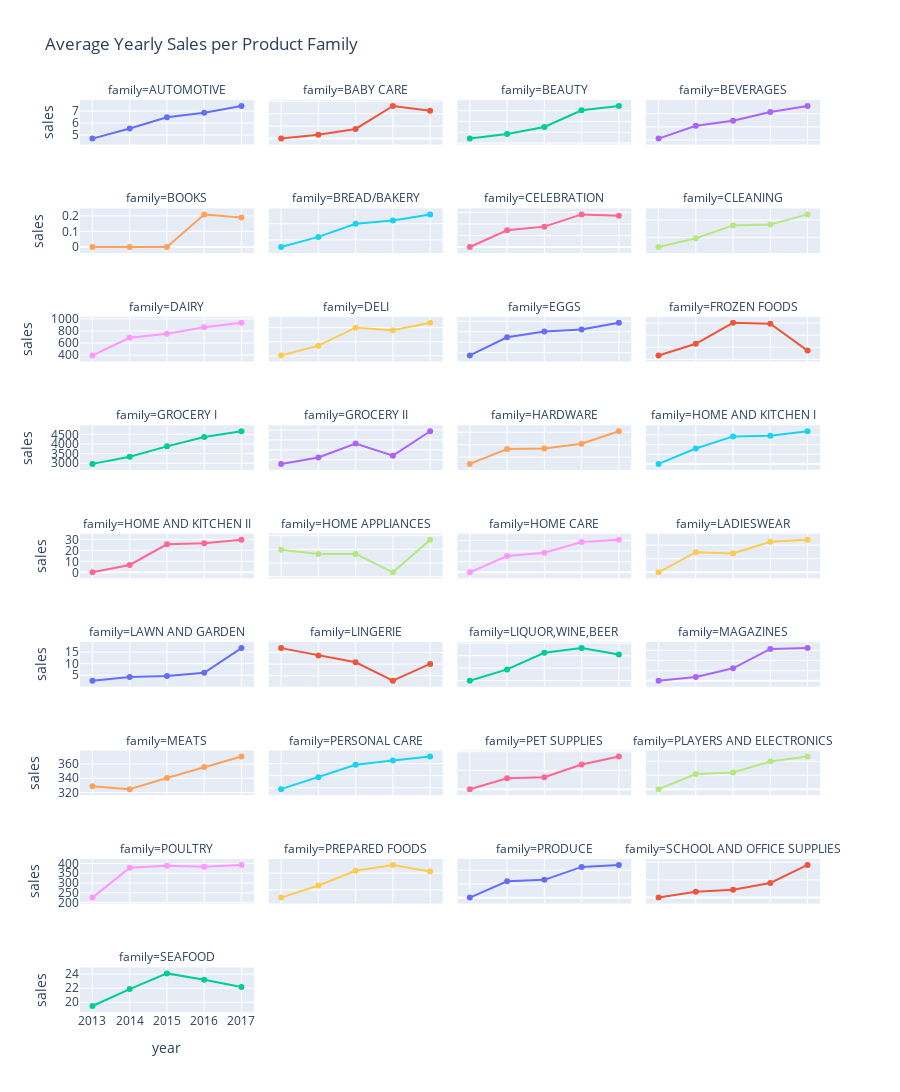

Source (notebook cell):
### Code cell
fig = px.line(
    avg_sales_year_family,
    x='year',
    y='sales',
    color='family',
    facet_col='family',
    facet_col_wrap= 4,
    markers=True,
    title='Average Yearly Sales per Product Family'
)
fig.update_yaxes(matches=None)
fig.update_layout(height=2000,showlegend=False)

# fig.update_layout(
#     xaxis_title='Year',
#     yaxis_title='Average Sales',
#     legend_title='Family',
#     width=1000,
#     height=600
# )

fig.show()

### Figure 1 — Plotly figure (JSON) as saved in the notebook; plotly's stock layout.template omitted (floating-point values rounded to 4 significant figures)
{"data": [{"hovertemplate": "family=AUTOMOTIVE<br>year=%{x}<br>sales=%{y}<extra></extra>", "legendgroup": "AUTOMOTIVE", "line": {"color": "#636efa", "dash": "solid"}, "marker": {"symbol": "circle"}, "mode": "lines+markers", "name": "AUTOMOTIVE", "orientation": "v", "showlegend": true, "type": "scatter", "x": [2013, 2014, 2015, 2016, 2017], "xaxis": "x33", "y": [4.697, 5.546, 6.479, 6.855, 7.426], "yaxis": "y33"}, {"hovertemplate": "family=BABY CARE<br>year=%{x}<br>sales=%{y}<extra></extra>", "legendgroup": "BABY CARE", "line": {"color": "#EF553B", "dash": "solid"}, "marker": {"symbol": "circle"}, "mode": "lines+markers", "name": "BABY CARE", "orientation": "v", "showlegend": true, "type": "scatter", "x": [2013, 2014, 2015, 2016, 2017], "xaxis": "x34", "y": [0.0, 0.03149, 0.07779, 0.2621, 0.2233], "yaxis": "y34"}, {"hovertemplate": "family=BEAUTY<br>year=%{x}<br>sales=%{y}<extra></extra>", "legendgroup": "BEAUTY", "line": {"color": "#00cc96", "dash": "solid"}, "marker": {"symbol": "circle"}, "mode": "lines+markers", "name": "BEAUTY", "orientation": "v", "showlegend": true, "type": "scatter", "x": [2013, 2014, 2015, 2016, 2017], "xaxis": "x35", "y": [2.41, 2.829, 3.496, 5.047, 5.442], "yaxis": "y35"}, {"hovertemplate": "family=BEVERAGES<br>year=%{x}<br>sales=%{y}<extra></extra>", "legendgroup": "BEVERAGES", "line": {"color": "#ab63fa", "dash": "solid"}, "marker": {"symbol": "circle"}, "mode": "lines+markers", "name": "BEVERAGES", "orientation": "v", "showlegend": true, "type": "scatter", "x": [2013, 2014, 2015, 2016, 2017], "xaxis": "x36", "y": [1108.0, 2088.0, 2464.0, 3133.0, 3586.0], "yaxis": "y36"}, {"hovertemplate": "family=BOOKS<br>year=%{x}<br>sales=%{y}<extra></extra>", "legendgroup": "BOOKS", "line": {"color": "#FFA15A", "dash": "solid"}, "marker": {"symbol": "circle"}, "mode": "lines+markers", "name": "BOOKS", "orientation": "v", "showlegend": true, "type": "scatter", "x": [2013, 2014, 2015, 2016, 2017], "xaxis": "x29", "y": [0.0, 0.0, 0.0, 0.209, 0.1892], "yaxis": "y29"}, {"hovertemplate": "family=BREAD/BAKERY<br>year=%{x}<br>sales=%{y}<extra></extra>", "legendgroup": "BREAD/BAKERY", "line": {"color": "#19d3f3", "dash": "solid"}, "marker": {"symbol": "circle"}, "mode": "lines+markers", "name": "BREAD/BAKERY", "orientation": "v", "showlegend": true, "type": "scatter", "x": [2013, 2014, 2015, 2016, 2017], "xaxis": "x30", "y": [355.7, 418.6, 499.6, 520.2, 558.0], "yaxis": "y30"}, {"hovertemplate": "family=CELEBRATION<br>year=%{x}<br>sales=%{y}<extra></extra>", "legendgroup": "CELEBRATION", "line": {"color": "#FF6692", "dash": "solid"}, "marker": {"symbol": "circle"}, "mode": "lines+markers", "name": "CELEBRATION", "orientation": "v", "showlegend": true, "type": "scatter", "x": [2013, 2014, 2015, 2016, 2017], "xaxis": "x31", "y": [0.0, 7.244, 8.846, 14.14, 13.55], "yaxis": "y31"}, {"hovertemplate": "family=CLEANING<br>year=%{x}<br>sales=%{y}<extra></extra>", "legendgroup": "CLEANING", "line": {"color": "#B6E880", "dash": "solid"}, "marker": {"symbol": "circle"}, "mode": "lines+markers", "name": "CLEANING", "orientation": "v", "showlegend": true, "type": "scatter", "x": [2013, 2014, 2015, 2016, 2017], "xaxis": "x32", "y": [891.1, 991.9, 1139.0, 1148.0, 1264.0], "yaxis": "y32"}, {"hovertemplate": "family=DAIRY<br>year=%{x}<br>sales=%{y}<extra></extra>", "legendgroup": "DAIRY", "line": {"color": "#FF97FF", "dash": "solid"}, "marker": {"symbol": "circle"}, "mode": "lines+markers", "name": "DAIRY", "orientation": "v", "showlegend": true, "type": "scatter", "x": [2013, 2014, 2015, 2016, 2017], "xaxis": "x25", "y": [393.7, 686.4, 754.7, 860.8, 934.5], "yaxis": "y25"}, {"hovertemplate": "family=DELI<br>year=%{x}<br>sales=%{y}<extra></extra>", "legendgroup": "DELI", "line": {"color": "#FECB52", "dash": "solid"}, "marker": {"symbol": "circle"}, "mode": "lines+markers", "name": "DELI", "orientation": "v", "showlegend": true, "type": "scatter", "x": [2013, 2014, 2015, 2016, 2017], "xaxis": "x26", "y": [201.3, 236.1, 299.9, 290.8, 317.1], "yaxis": "y26"}, {"hovertemplate": "family=EGGS<br>year=%{x}<br>sales=%{y}<extra></extra>", "legendgroup": "EGGS", "line": {"color": "#636efa", "dash": "solid"}, "marker": {"symbol": "circle"}, "mode": "lines+markers", "name": "EGGS", "orientation": "v", "showlegend": true, "type": "scatter", "x": [2013, 2014, 2015, 2016, 2017], "xaxis": "x27", "y": [134.8, 169.6, 180.7, 184.6, 197.2], "yaxis": "y27"}, {"hovertemplate": "family=FROZEN FOODS<br>year=%{x}<br>sales=%{y}<extra></extra>", "legendgroup": "FROZEN FOODS", "line": {"color": "#EF553B", "dash": "solid"}, "marker": {"symbol": "circle"}, "mode": "lines+markers", "name": "FROZEN FOODS", "orientation": "v", "showlegend": true, "type": "scatter", "x": [2013, 2014, 2015, 2016, 2017], "xaxis": "x28", "y": [126.5, 145.8, 180.4, 179.0, 134.5], "yaxis": "y28"}, {"hovertemplate": "family=GROCERY I<br>year=%{x}<br>sales=%{y}<extra></extra>", "legendgroup": "GROCERY I", "line": {"color": "#00cc96", "dash": "solid"}, "marker": {"symbol": "circle"}, "mode": "lines+markers", "name": "GROCERY I", "orientation": "v", "showlegend": true, "type": "scatter", "x": [2013, 2014, 2015, 2016, 2017], "xaxis": "x21", "y": [2968.0, 3341.0, 3878.0, 4368.0, 4662.0], "yaxis": "y21"}, {"hovertemplate": "family=GROCERY II<br>year=%{x}<br>sales=%{y}<extra></extra>", "legendgroup": "GROCERY II", "line": {"color": "#ab63fa", "dash": "solid"}, "marker": {"symbol": "circle"}, "mode": "lines+markers", "name": "GROCERY II", "orientation": "v", "showlegend": true, "type": "scatter", "x": [2013, 2014, 2015, 2016, 2017], "xaxis": "x22", "y": [19.17, 20.45, 23.29, 20.83, 25.74], "yaxis": "y22"}, {"hovertemplate": "family=HARDWARE<br>year=%{x}<br>sales=%{y}<extra></extra>", "legendgroup": "HARDWARE", "line": {"color": "#FFA15A", "dash": "solid"}, "marker": {"symbol": "circle"}, "mode": "lines+markers", "name": "HARDWARE", "orientation": "v", "showlegend": true, "type": "scatter", "x": [2013, 2014, 2015, 2016, 2017], "xaxis": "x23", "y": [0.892, 1.13, 1.14, 1.216, 1.416], "yaxis": "y23"}, {"hovertemplate": "family=HOME AND KITCHEN I<br>year=%{x}<br>sales=%{y}<extra></extra>", "legendgroup": "HOME AND KITCHEN I", "line": {"color": "#19d3f3", "dash": "solid"}, "marker": {"symbol": "circle"}, "mode": "lines+markers", "name": "HOME AND KITCHEN I", "orientation": "v", "showlegend": true, "type": "scatter", "x": [2013, 2014, 2015, 2016, 2017], "xaxis": "x24", "y": [0.0, 15.89, 28.46, 29.23, 33.76], "yaxis": "y24"}, {"hovertemplate": "family=HOME AND KITCHEN II<br>year=%{x}<br>sales=%{y}<extra></extra>", "legendgroup": "HOME AND KITCHEN II", "line": {"color": "#FF6692", "dash": "solid"}, "marker": {"symbol": "circle"}, "mode": "lines+markers", "name": "HOME AND KITCHEN II", "orientation": "v", "showlegend": true, "type": "scatter", "x": [2013, 2014, 2015, 2016, 2017], "xaxis": "x17", "y": [0.0, 6.734, 25.54, 26.44, 29.79], "yaxis": "y17"}, {"hovertemplate": "family=HOME APPLIANCES<br>year=%{x}<br>sales=%{y}<extra></extra>", "legendgroup": "HOME APPLIANCES", "line": {"color": "#B6E880", "dash": "solid"}, "marker": {"symbol": "circle"}, "mode": "lines+markers", "name": "HOME APPLIANCES", "orientation": "v", "showlegend": true, "type": "scatter", "x": [2013, 2014, 2015, 2016, 2017], "xaxis": "x18", "y": [0.4974, 0.465, 0.4659, 0.3315, 0.5705], "yaxis": "y18"}, {"hovertemplate": "family=HOME CARE<br>year=%{x}<br>sales=%{y}<extra></extra>", "legendgroup": "HOME CARE", "line": {"color": "#FF97FF", "dash": "solid"}, "marker": {"symbol": "circle"}, "mode": "lines+markers", "name": "HOME CARE", "orientation": "v", "showlegend": true, "type": "scatter", "x": [2013, 2014, 2015, 2016, 2017], "xaxis": "x19", "y": [0.0, 153.1, 184.1, 285.7, 307.0], "yaxis": "y19"}, {"hovertemplate": "family=LADIESWEAR<br>year=%{x}<br>sales=%{y}<extra></extra>", "legendgroup": "LADIESWEAR", "line": {"color": "#FECB52", "dash": "solid"}, "marker": {"symbol": "circle"}, "mode": "lines+markers", "name": "LADIESWEAR", "orientation": "v", "showlegend": true, "type": "scatter", "x": [2013, 2014, 2015, 2016, 2017], "xaxis": "x20", "y": [0.0, 7.412, 6.961, 11.24, 11.99], "yaxis": "y20"}, {"hovertemplate": "family=LAWN AND GARDEN<br>year=%{x}<br>sales=%{y}<extra></extra>", "legendgroup": "LAWN AND GARDEN", "line": {"color": "#636efa", "dash": "solid"}, "marker": {"symbol": "circle"}, "mode": "lines+markers", "name": "LAWN AND GARDEN", "orientation": "v", "showlegend": true, "type": "scatter", "x": [2013, 2014, 2015, 2016, 2017], "xaxis": "x13", "y": [2.603, 4.205, 4.655, 6.017, 16.72], "yaxis": "y13"}, {"hovertemplate": "family=LINGERIE<br>year=%{x}<br>sales=%{y}<extra></extra>", "legendgroup": "LINGERIE", "line": {"color": "#EF553B", "dash": "solid"}, "marker": {"symbol": "circle"}, "mode": "lines+markers", "name": "LINGERIE", "orientation": "v", "showlegend": true, "type": "scatter", "x": [2013, 2014, 2015, 2016, 2017], "xaxis": "x14", "y": [8.376, 7.737, 7.158, 5.567, 7.014], "yaxis": "y14"}, {"hovertemplate": "family=LIQUOR,WINE,BEER<br>year=%{x}<br>sales=%{y}<extra></extra>", "legendgroup": "LIQUOR,WINE,BEER", "line": {"color": "#00cc96", "dash": "solid"}, "marker": {"symbol": "circle"}, "mode": "lines+markers", "name": "LIQUOR,WINE,BEER", "orientation": "v", "showlegend": true, "type": "scatter", "x": [2013, 2014, 2015, 2016, 2017], "xaxis": "x15", "y": [69.87, 78.95, 92.33, 96.04, 90.86], "yaxis": "y15"}, {"hovertemplate": "family=MAGAZINES<br>year=%{x}<br>sales=%{y}<extra></extra>", "legendgroup": "MAGAZINES", "line": {"color": "#ab63fa", "dash": "solid"}, "marker": {"symbol": "circle"}, "mode": "lines+markers", "name": "MAGAZINES", "orientation": "v", "showlegend": true, "type": "scatter", "x": [2013, 2014, 2015, 2016, 2017], "xaxis": "x16", "y": [0.0, 0.7604, 2.461, 6.293, 6.445], "yaxis": "y16"}, {"hovertemplate": "family=MEATS<br>year=%{x}<br>sales=%{y}<extra></extra>", "legendgroup": "MEATS", "line": {"color": "#FFA15A", "dash": "solid"}, "marker": {"symbol": "circle"}, "mode": "lines+markers", "name": "MEATS", "orientation": "v", "showlegend": true, "type": "scatter", "x": [2013, 2014, 2015, 2016, 2017], "xaxis": "x9", "y": [328.8, 324.7, 340.4, 355.7, 370.4], "yaxis": "y9"}, {"hovertemplate": "family=PERSONAL CARE<br>year=%{x}<br>sales=%{y}<extra></extra>", "legendgroup": "PERSONAL CARE", "line": {"color": "#19d3f3", "dash": "solid"}, "marker": {"symbol": "circle"}, "mode": "lines+markers", "name": "PERSONAL CARE", "orientation": "v", "showlegend": true, "type": "scatter", "x": [2013, 2014, 2015, 2016, 2017], "xaxis": "x10", "y": [194.1, 243.6, 294.9, 312.7, 328.7], "yaxis": "y10"}, {"hovertemplate": "family=PET SUPPLIES<br>year=%{x}<br>sales=%{y}<extra></extra>", "legendgroup": "PET SUPPLIES", "line": {"color": "#FF6692", "dash": "solid"}, "marker": {"symbol": "circle"}, "mode": "lines+markers", "name": "PET SUPPLIES", "orientation": "v", "showlegend": true, "type": "scatter", "x": [2013, 2014, 2015, 2016, 2017], "xaxis": "x11", "y": [0.0, 2.899, 3.194, 6.595, 8.714], "yaxis": "y11"}, {"hovertemplate": "family=PLAYERS AND ELECTRONICS<br>year=%{x}<br>sales=%{y}<extra></extra>", "legendgroup": "PLAYERS AND ELECTRONICS", "line": {"color": "#B6E880", "dash": "solid"}, "marker": {"symbol": "circle"}, "mode": "lines+markers", "name": "PLAYERS AND ELECTRONICS", "orientation": "v", "showlegend": true, "type": "scatter", "x": [2013, 2014, 2015, 2016, 2017], "xaxis": "x12", "y": [0.0, 5.4, 5.969, 9.933, 11.7], "yaxis": "y12"}, {"hovertemplate": "family=POULTRY<br>year=%{x}<br>sales=%{y}<extra></extra>", "legendgroup": "POULTRY", "line": {"color": "#FF97FF", "dash": "solid"}, "marker": {"symbol": "circle"}, "mode": "lines+markers", "name": "POULTRY", "orientation": "v", "showlegend": true, "type": "scatter", "x": [2013, 2014, 2015, 2016, 2017], "xaxis": "x5", "y": [224.9, 378.1, 389.1, 383.6, 392.8], "yaxis": "y5"}, {"hovertemplate": "family=PREPARED FOODS<br>year=%{x}<br>sales=%{y}<extra></extra>", "legendgroup": "PREPARED FOODS", "line": {"color": "#FECB52", "dash": "solid"}, "marker": {"symbol": "circle"}, "mode": "lines+markers", "name": "PREPARED FOODS", "orientation": "v", "showlegend": true, "type": "scatter", "x": [2013, 2014, 2015, 2016, 2017], "xaxis": "x6", "y": [85.29, 92.62, 101.5, 105.0, 101.1], "yaxis": "y6"}, {"hovertemplate": "family=PRODUCE<br>year=%{x}<br>sales=%{y}<extra></extra>", "legendgroup": "PRODUCE", "line": {"color": "#636efa", "dash": "solid"}, "marker": {"symbol": "circle"}, "mode": "lines+markers", "name": "PRODUCE", "orientation": "v", "showlegend": true, "type": "scatter", "x": [2013, 2014, 2015, 2016, 2017], "xaxis": "x7", "y": [3.704, 1196.0, 1302.0, 2245.0, 2388.0], "yaxis": "y7"}, {"hovertemplate": "family=SCHOOL AND OFFICE SUPPLIES<br>year=%{x}<br>sales=%{y}<extra></extra>", "legendgroup": "SCHOOL AND OFFICE SUPPLIES", "line": {"color": "#EF553B", "dash": "solid"}, "marker": {"symbol": "circle"}, "mode": "lines+markers", "name": "SCHOOL AND OFFICE SUPPLIES", "orientation": "v", "showlegend": true, "type": "scatter", "x": [2013, 2014, 2015, 2016, 2017], "xaxis": "x8", "y": [0.0, 1.627, 2.205, 4.121, 9.2], "yaxis": "y8"}, {"hovertemplate": "family=SEAFOOD<br>year=%{x}<br>sales=%{y}<extra></extra>", "legendgroup": "SEAFOOD", "line": {"color": "#00cc96", "dash": "solid"}, "marker": {"symbol": "circle"}, "mode": "lines+markers", "name": "SEAFOOD", "orientation": "v", "showlegend": true, "type": "scatter", "x": [2013, 2014, 2015, 2016, 2017], "xaxis": "x", "y": [19.46, 21.87, 24.1, 23.21, 22.16], "yaxis": "y"}], "layout": {"annotations": [{"font": {}, "showarrow": false, "text": "family=SEAFOOD", "x": 0.1175, "xanchor": "center", "xref": "paper", "y": 0.04889, "yanchor": "bottom", "yref": "paper"}, {"font": {}, "showarrow": false, "text": "family=POULTRY", "x": 0.1175, "xanchor": "center", "xref": "paper", "y": 0.1678, "yanchor": "bottom", "yref": "paper"}, {"font": {}, "showarrow": false, "text": "family=PREPARED FOODS", "x": 0.3725, "xanchor": "center", "xref": "paper", "y": 0.1678, "yanchor": "bottom", "yref": "paper"}, {"font": {}, "showarrow": false, "text": "family=PRODUCE", "x": 0.6275, "xanchor": "center", "xref": "paper", "y": 0.1678, "yanchor": "bottom", "yref": "paper"}, {"font": {}, "showarrow": false, "text": "family=SCHOOL AND OFFICE SUPPLIES", "x": 0.8825, "xanchor": "center", "xref": "paper", "y": 0.1678, "yanchor": "bottom", "yref": "paper"}, {"font": {}, "showarrow": false, "text": "family=MEATS", "x": 0.1175, "xanchor": "center", "xref": "paper", "y": 0.2867, "yanchor": "bottom", "yref": "paper"}, {"font": {}, "showarrow": false, "text": "family=PERSONAL CARE", "x": 0.3725, "xanchor": "center", "xref": "paper", "y": 0.2867, "yanchor": "bottom", "yref": "paper"}, {"font": {}, "showarrow": false, "text": "family=PET SUPPLIES", "x": 0.6275, "xanchor": "center", "xref": "paper", "y": 0.2867, "yanchor": "bottom", "yref": "paper"}, {"font": {}, "showarrow": false, "text": "family=PLAYERS AND ELECTRONICS", "x": 0.8825, "xanchor": "center", "xref": "paper", "y": 0.2867, "yanchor": "bottom", "yref": "paper"}, {"font": {}, "showarrow": false, "text": "family=LAWN AND GARDEN", "x": 0.1175, "xanchor": "center", "xref": "paper", "y": 0.4056, "yanchor": "bottom", "yref": "paper"}, {"font": {}, "showarrow": false, "text": "family=LINGERIE", "x": 0.3725, "xanchor": "center", "xref": "paper", "y": 0.4056, "yanchor": "bottom", "yref": "paper"}, {"font": {}, "showarrow": false, "text": "family=LIQUOR,WINE,BEER", "x": 0.6275, "xanchor": "center", "xref": "paper", "y": 0.4056, "yanchor": "bottom", "yref": "paper"}, {"font": {}, "showarrow": false, "text": "family=MAGAZINES", "x": 0.8825, "xanchor": "center", "xref": "paper", "y": 0.4056, "yanchor": "bottom", "yref": "paper"}, {"font": {}, "showarrow": false, "text": "family=HOME AND KITCHEN II", "x": 0.1175, "xanchor": "center", "xref": "paper", "y": 0.5244, "yanchor": "bottom", "yref": "paper"}, {"font": {}, "showarrow": false, "text": "family=HOME APPLIANCES", "x": 0.3725, "xanchor": "center", "xref": "paper", "y": 0.5244, "yanchor": "bottom", "yref": "paper"}, {"font": {}, "showarrow": false, "text": "family=HOME CARE", "x": 0.6275, "xanchor": "center", "xref": "paper", "y": 0.5244, "yanchor": "bottom", "yref": "paper"}, {"font": {}, "showarrow": false, "text": "family=LADIESWEAR", "x": 0.8825, "xanchor": "center", "xref": "paper", "y": 0.5244, "yanchor": "bottom", "yref": "paper"}, {"font": {}, "showarrow": false, "text": "family=GROCERY I", "x": 0.1175, "xanchor": "center", "xref": "paper", "y": 0.6433, "yanchor": "bottom", "yref": "paper"}, {"font": {}, "showarrow": false, "text": "family=GROCERY II", "x": 0.3725, "xanchor": "center", "xref": "paper", "y": 0.6433, "yanchor": "bottom", "yref": "paper"}, {"font": {}, "showarrow": false, "text": "family=HARDWARE", "x": 0.6275, "xanchor": "center", "xref": "paper", "y": 0.6433, "yanchor": "bottom", "yref": "paper"}, {"font": {}, "showarrow": false, "text": "family=HOME AND KITCHEN I", "x": 0.8825, "xanchor": "center", "xref": "paper", "y": 0.6433, "yanchor": "bottom", "yref": "paper"}, {"font": {}, "showarrow": false, "text": "family=DAIRY", "x": 0.1175, "xanchor": "center", "xref": "paper", "y": 0.7622, "yanchor": "bottom", "yref": "paper"}, {"font": {}, "showarrow": false, "text": "family=DELI", "x": 0.3725, "xanchor": "center", "xref": "paper", "y": 0.7622, "yanchor": "bottom", "yref": "paper"}, {"font": {}, "showarrow": false, "text": "family=EGGS", "x": 0.6275, "xanchor": "center", "xref": "paper", "y": 0.7622, "yanchor": "bottom", "yref": "paper"}, {"font": {}, "showarrow": false, "text": "family=FROZEN FOODS", "x": 0.8825, "xanchor": "center", "xref": "paper", "y": 0.7622, "yanchor": "bottom", "yref": "paper"}, {"font": {}, "showarrow": false, "text": "family=BOOKS", "x": 0.1175, "xanchor": "center", "xref": "paper", "y": 0.8811, "yanchor": "bottom", "yref": "paper"}, {"font": {}, "showarrow": false, "text": "family=BREAD/BAKERY", "x": 0.3725, "xanchor": "center", "xref": "paper", "y": 0.8811, "yanchor": "bottom", "yref": "paper"}, {"font": {}, "showarrow": false, "text": "family=CELEBRATION", "x": 0.6275, "xanchor": "center", "xref": "paper", "y": 0.8811, "yanchor": "bottom", "yref": "paper"}, {"font": {}, "showarrow": false, "text": "family=CLEANING", "x": 0.8825, "xanchor": "center", "xref": "paper", "y": 0.8811, "yanchor": "bottom", "yref": "paper"}, {"font": {}, "showarrow": false, "text": "family=AUTOMOTIVE", "x": 0.1175, "xanchor": "center", "xref": "paper", "y": 1.0, "yanchor": "bottom", "yref": "paper"}, {"font": {}, "showarrow": false, "text": "family=BABY CARE", "x": 0.3725, "xanchor": "center", "xref": "paper", "y": 1.0, "yanchor": "bottom", "yref": "paper"}, {"font": {}, "showarrow": false, "text": "family=BEAUTY", "x": 0.6275, "xanchor": "center", "xref": "paper", "y": 1.0, "yanchor": "bottom", "yref": "paper"}, {"font": {}, "showarrow": false, "text": "family=BEVERAGES", "x": 0.8825, "xanchor": "center", "xref": "paper", "y": 1.0, "yanchor": "bottom", "yref": "paper"}], "height": 2000, "legend": {"title": {"text": "family"}, "tracegroupgap": 0}, "showlegend": false, "title": {"text": "Average Yearly Sales per Product Family"}, "xaxis": {"anchor": "y", "domain": [0, 0.235], "title": {"text": "year"}}, "xaxis10": {"anchor": "y10", "domain": [0.255, 0.49], "matches": "x", "showticklabels": false}, "xaxis11": {"anchor": "y11", "domain": [0.51, 0.745], "matches": "x", "showticklabels": false}, "xaxis12": {"anchor": "y12", "domain": [0.765, 1.0], "matches": "x", "showticklabels": false}, "xaxis13": {"anchor": "y13", "domain": [0, 0.235], "matches": "x", "showticklabels": false}, "xaxis14": {"anchor": "y14", "domain": [0.255, 0.49], "matches": "x", "showticklabels": false}, "xaxis15": {"anchor": "y15", "domain": [0.51, 0.745], "matches": "x", "showticklabels": false}, "xaxis16": {"anchor": "y16", "domain": [0.765, 1.0], "matches": "x", "showticklabels": false}, "xaxis17": {"anchor": "y17", "domain": [0, 0.235], "matches": "x", "showticklabels": false}, "xaxis18": {"anchor": "y18", "domain": [0.255, 0.49], "matches": "x", "showticklabels": false}, "xaxis19": {"anchor": "y19", "domain": [0.51, 0.745], "matches": "x", "showticklabels": false}, "xaxis2": {"anchor": "y2", "domain": [0.255, 0.49], "matches": "x", "title": {"text": "year"}}, "xaxis20": {"anchor": "y20", "domain": [0.765, 1.0], "matches": "x", "showticklabels": false}, "xaxis21": {"anchor": "y21", "domain": [0, 0.235], "matches": "x", "showticklabels": false}, "xaxis22": {"anchor": "y22", "domain": [0.255, 0.49], "matches": "x", "showticklabels": false}, "xaxis23": {"anchor": "y23", "domain": [0.51, 0.745], "matches": "x", "showticklabels": false}, "xaxis24": {"anchor": "y24", "domain": [0.765, 1.0], "matches": "x", "showticklabels": false}, "xaxis25": {"anchor": "y25", "domain": [0, 0.235], "matches": "x", "showticklabels": false}, "xaxis26": {"anchor": "y26", "domain": [0.255, 0.49], "matches": "x", "showticklabels": false}, "xaxis27": {"anchor": "y27", "domain": [0.51, 0.745], "matches": "x", "showticklabels": false}, "xaxis28": {"anchor": "y28", "domain": [0.765, 1.0], "matches": "x", "showticklabels": false}, "xaxis29": {"anchor": "y29", "domain": [0, 0.235], "matches": "x", "showticklabels": false}, "xaxis3": {"anchor": "y3", "domain": [0.51, 0.745], "matches": "x", "title": {"text": "year"}}, "xaxis30": {"anchor": "y30", "domain": [0.255, 0.49], "matches": "x", "showticklabels": false}, "xaxis31": {"anchor": "y31", "domain": [0.51, 0.745], "matches": "x", "showticklabels": false}, "xaxis32": {"anchor": "y32", "domain": [0.765, 1.0], "matches": "x", "showticklabels": false}, "xaxis33": {"anchor": "y33", "domain": [0, 0.235], "matches": "x", "showticklabels": false}, "xaxis34": {"anchor": "y34", "domain": [0.255, 0.49], "matches": "x", "showticklabels": false}, "xaxis35": {"anchor": "y35", "domain": [0.51, 0.745], "matches": "x", "showticklabels": false}, "xaxis36": {"anchor": "y36", "domain": [0.765, 1.0], "matches": "x", "showticklabels": false}, "xaxis4": {"anchor": "y4", "domain": [0.765, 1.0], "matches": "x", "title": {"text": "year"}}, "xaxis5": {"anchor": "y5", "domain": [0, 0.235], "matches": "x", "showticklabels": false}, "xaxis6": {"anchor": "y6", "domain": [0.255, 0.49], "matches": "x", "showticklabels": false}, "xaxis7": {"anchor": "y7", "domain": [0.51, 0.745], "matches": "x", "showticklabels": false}, "xaxis8": {"anchor": "y8", "domain": [0.765, 1.0], "matches": "x", "showticklabels": false}, "xaxis9": {"anchor": "y9", "domain": [0, 0.235], "matches": "x", "showticklabels": false}, "yaxis": {"anchor": "x", "domain": [0, 0.04889], "title": {"text": "sales"}}, "yaxis10": {"anchor": "x10", "domain": [0.2378, 0.2867], "showticklabels": false}, "yaxis11": {"anchor": "x11", "domain": [0.2378, 0.2867], "showticklabels": false}, "yaxis12": {"anchor": "x12", "domain": [0.2378, 0.2867], "showticklabels": false}, "yaxis13": {"anchor": "x13", "domain": [0.3567, 0.4056], "title": {"text": "sales"}}, "yaxis14": {"anchor": "x14", "domain": [0.3567, 0.4056], "showticklabels": false}, "yaxis15": {"anchor": "x15", "domain": [0.3567, 0.4056], "showticklabels": false}, "yaxis16": {"anchor": "x16", "domain": [0.3567, 0.4056], "showticklabels": false}, "yaxis17": {"anchor": "x17", "domain": [0.4756, 0.5244], "title": {"text": "sales"}}, "yaxis18": {"anchor": "x18", "domain": [0.4756, 0.5244], "showticklabels": false}, "yaxis19": {"anchor": "x19", "domain": [0.4756, 0.5244], "showticklabels": false}, "yaxis2": {"anchor": "x2", "domain": [0, 0.04889], "showticklabels": false}, "yaxis20": {"anchor": "x20", "domain": [0.4756, 0.5244], "showticklabels": false}, "yaxis21": {"anchor": "x21", "domain": [0.5944, 0.6433], "title": {"text": "sales"}}, "yaxis22": {"anchor": "x22", "domain": [0.5944, 0.6433], "showticklabels": false}, "yaxis23": {"anchor": "x23", "domain": [0.5944, 0.6433], "showticklabels": false}, "yaxis24": {"anchor": "x24", "domain": [0.5944, 0.6433], "showticklabels": false}, "yaxis25": {"anchor": "x25", "domain": [0.7133, 0.7622], "title": {"text": "sales"}}, "yaxis26": {"anchor": "x26", "domain": [0.7133, 0.7622], "showticklabels": false}, "yaxis27": {"anchor": "x27", "domain": [0.7133, 0.7622], "showticklabels": false}, "yaxis28": {"anchor": "x28", "domain": [0.7133, 0.7622], "showticklabels": false}, "yaxis29": {"anchor": "x29", "domain": [0.8322, 0.8811], "title": {"text": "sales"}}, "yaxis3": {"anchor": "x3", "domain": [0, 0.04889], "showticklabels": false}, "yaxis30": {"anchor": "x30", "domain": [0.8322, 0.8811], "showticklabels": false}, "yaxis31": {"anchor": "x31", "domain": [0.8322, 0.8811], "showticklabels": false}, "yaxis32": {"anchor": "x32", "domain": [0.8322, 0.8811], "showticklabels": false}, "yaxis33": {"anchor": "x33", "domain": [0.9511, 1.0], "title": {"text": "sales"}}, "yaxis34": {"anchor": "x34", "domain": [0.9511, 1.0], "showticklabels": false}, "yaxis35": {"anchor": "x35", "domain": [0.9511, 1.0], "showticklabels": false}, "yaxis36": {"anchor": "x36", "domain": [0.9511, 1.0], "showticklabels": false}, "yaxis4": {"anchor": "x4", "domain": [0, 0.04889], "showticklabels": false}, "yaxis5": {"anchor": "x5", "domain": [0.1189, 0.1678], "title": {"text": "sales"}}, "yaxis6": {"anchor": "x6", "domain": [0.1189, 0.1678], "showticklabels": false}, "yaxis7": {"anchor": "x7", "domain": [0.1189, 0.1678], "showticklabels": false}, "yaxis8": {"anchor": "x8", "domain": [0.1189, 0.1678], "showticklabels": false}, "yaxis9": {"anchor": "x9", "domain": [0.2378, 0.2867], "title": {"text": "sales"}}}}
